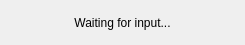
<?xml version="1.0" encoding="UTF-8"?>
<ui version="4.0">
 <class>InputDialog</class>
 <widget class="QDialog" name="InputDialog">
  <property name="geometry">
   <rect>
    <x>0</x>
    <y>0</y>
    <width>245</width>
    <height>45</height>
   </rect>
  </property>
  <property name="windowTitle">
   <string>Input</string>
  </property>
  <property name="windowIcon">
   <iconset resource="client.qrc">
    <normaloff>:/icons/red.png</normaloff>:/icons/red.png</iconset>
  </property>
  <layout class="QVBoxLayout" name="verticalLayout">
   <item>
    <widget class="QLabel" name="PressLabel">
     <property name="text">
      <string>Waiting for input...</string>
     </property>
     <property name="alignment">
      <set>Qt::AlignCenter</set>
     </property>
    </widget>
   </item>
  </layout>
 </widget>
 <resources>
  <include location="client.qrc"/>
 </resources>
 <connections/>
</ui>
